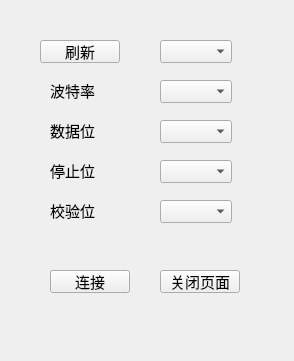
<?xml version="1.0" encoding="UTF-8"?>
<ui version="4.0">
 <class>PortWidgets</class>
 <widget class="QWidget" name="PortWidgets">
  <property name="geometry">
   <rect>
    <x>0</x>
    <y>0</y>
    <width>294</width>
    <height>361</height>
   </rect>
  </property>
  <property name="font">
   <font>
    <pointsize>11</pointsize>
   </font>
  </property>
  <property name="windowTitle">
   <string>Form</string>
  </property>
  <widget class="QPushButton" name="ptn_refresh">
   <property name="geometry">
    <rect>
     <x>40</x>
     <y>40</y>
     <width>80</width>
     <height>23</height>
    </rect>
   </property>
   <property name="text">
    <string>刷新</string>
   </property>
  </widget>
  <widget class="QComboBox" name="CmPortlist">
   <property name="geometry">
    <rect>
     <x>160</x>
     <y>40</y>
     <width>72</width>
     <height>23</height>
    </rect>
   </property>
  </widget>
  <widget class="QLabel" name="LblBaud">
   <property name="geometry">
    <rect>
     <x>50</x>
     <y>80</y>
     <width>53</width>
     <height>21</height>
    </rect>
   </property>
   <property name="text">
    <string>波特率</string>
   </property>
  </widget>
  <widget class="QComboBox" name="CmbBaud">
   <property name="geometry">
    <rect>
     <x>160</x>
     <y>80</y>
     <width>72</width>
     <height>23</height>
    </rect>
   </property>
  </widget>
  <widget class="QComboBox" name="CmbDataBits">
   <property name="geometry">
    <rect>
     <x>160</x>
     <y>120</y>
     <width>72</width>
     <height>23</height>
    </rect>
   </property>
  </widget>
  <widget class="QLabel" name="LblDataBits">
   <property name="geometry">
    <rect>
     <x>50</x>
     <y>120</y>
     <width>53</width>
     <height>21</height>
    </rect>
   </property>
   <property name="text">
    <string>数据位</string>
   </property>
  </widget>
  <widget class="QComboBox" name="CmbStopBits">
   <property name="geometry">
    <rect>
     <x>160</x>
     <y>160</y>
     <width>72</width>
     <height>23</height>
    </rect>
   </property>
  </widget>
  <widget class="QLabel" name="LblStopBits">
   <property name="geometry">
    <rect>
     <x>50</x>
     <y>160</y>
     <width>53</width>
     <height>21</height>
    </rect>
   </property>
   <property name="text">
    <string>停止位</string>
   </property>
  </widget>
  <widget class="QComboBox" name="CmbParity">
   <property name="geometry">
    <rect>
     <x>160</x>
     <y>200</y>
     <width>72</width>
     <height>23</height>
    </rect>
   </property>
  </widget>
  <widget class="QLabel" name="LblParity">
   <property name="geometry">
    <rect>
     <x>50</x>
     <y>200</y>
     <width>53</width>
     <height>21</height>
    </rect>
   </property>
   <property name="text">
    <string>校验位</string>
   </property>
  </widget>
  <widget class="QPushButton" name="ptn_conn">
   <property name="geometry">
    <rect>
     <x>50</x>
     <y>270</y>
     <width>80</width>
     <height>23</height>
    </rect>
   </property>
   <property name="text">
    <string>连接</string>
   </property>
  </widget>
  <widget class="QPushButton" name="pushButton">
   <property name="geometry">
    <rect>
     <x>160</x>
     <y>270</y>
     <width>80</width>
     <height>23</height>
    </rect>
   </property>
   <property name="text">
    <string>关闭页面</string>
   </property>
  </widget>
 </widget>
 <resources/>
 <connections/>
</ui>
